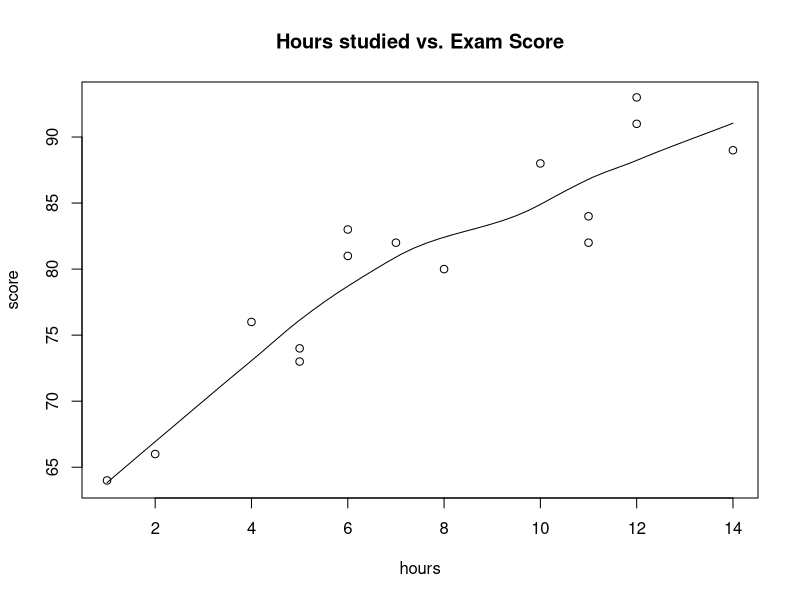
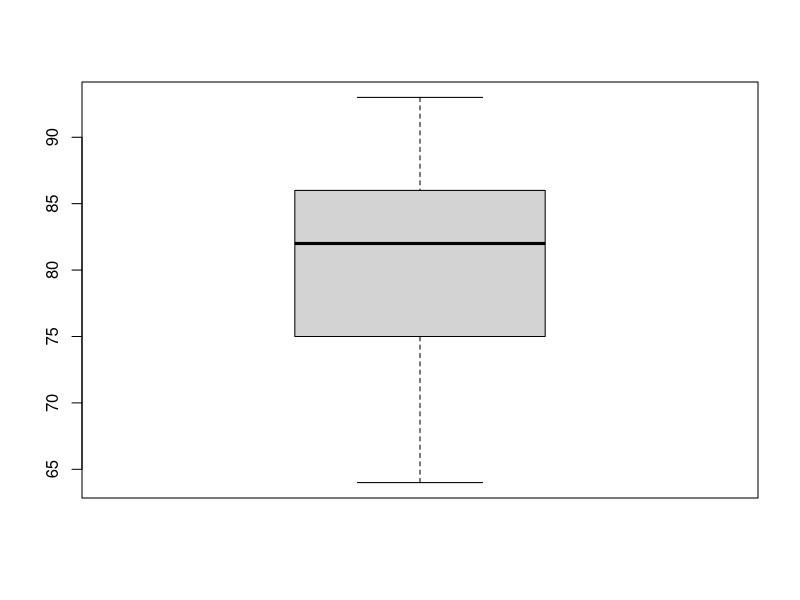

Here is the R script that generated these plots, in order:
# https://www.statology.org/simple-linear-regression-in-r/

#create dataset
df <- data.frame(hours=c(1, 2, 4, 5, 5, 6, 6, 7, 8, 10, 11, 11, 12, 12, 14),
                 score=c(64, 66, 76, 73, 74, 81, 83, 82, 80, 88, 84, 82, 91, 93, 89))

#view first six rows of dataset
head(df)

#attach dataset to make it more convenient to work with
attach(df)

p1 <- scatter.smooth(hours, score, main='Hours studied vs. Exam Score')

boxplot(score)

#fit simple linear regression model
# using hours as the explanatory variable and score as the response variable:
model <- lm(score~hours)

#view model summary
summary(model)